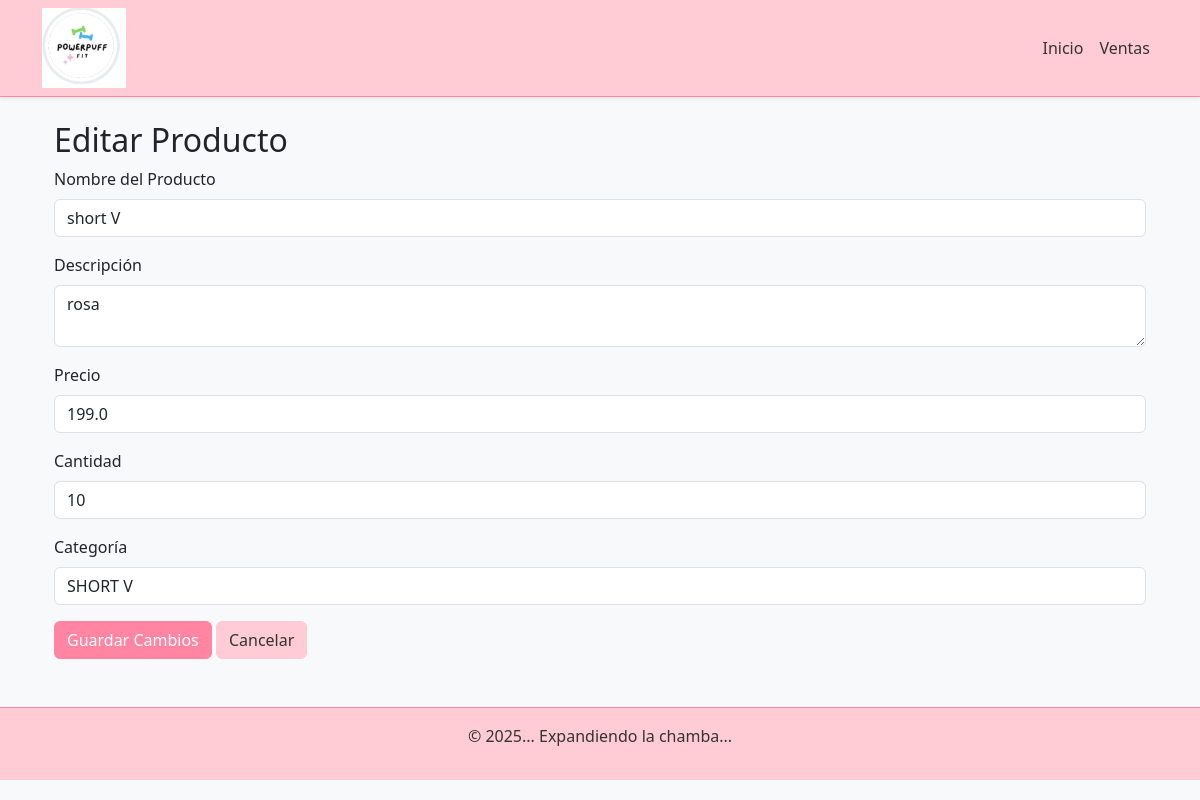
Before: /producto/editar/8 with the older database file.
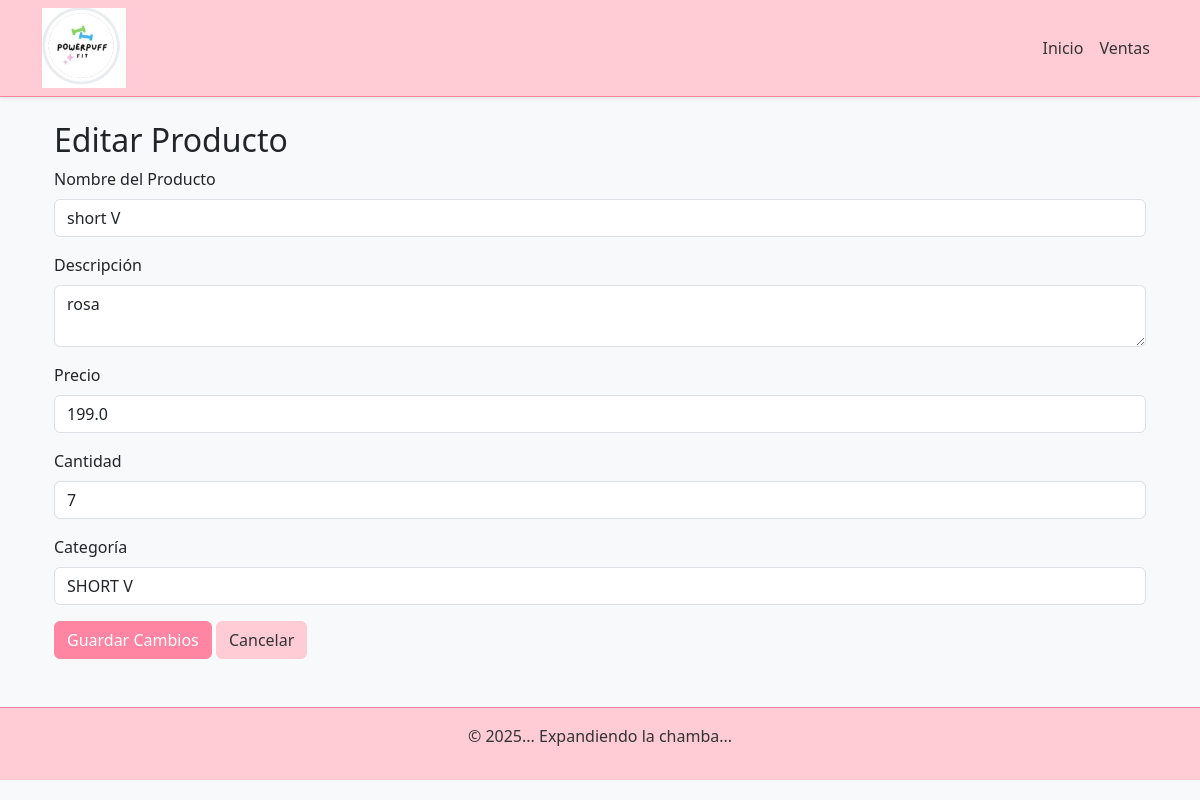
After: the same page with the newer database file.
### app/models.py (models this page shows, shortened)
class Producto(db.Model):
    id = db.Column(db.Integer, primary_key=True)
    nombre = db.Column(db.String(100), nullable=False)
    descripcion = db.Column(db.String(200), nullable=False)
    precio = db.Column(db.Float, nullable=False)
    cantidad = db.Column(db.Integer, nullable=False)
    categoria = db.Column(db.String(100), nullable=False)
    activo = db.Column(db.Boolean, default=True)
    ventas = db.relationship('VentaProducto', back_populates='producto')

### app/routes.py (the view, shortened to what this page needs)
@routes.route('/producto/editar/<int:id>', methods=['GET', 'POST'])
def editar_producto(id):
    producto = Producto.query.get_or_404(id)
    return render_template('editar_producto.html', producto=producto, categorias=CATEGORIAS_PREDETERMINADAS)

### app/templates/editar_producto.html
{% extends "base.html" %}
{% block content %}
<div class="container mt-4">
    <h2>Editar Producto</h2>
    <form action="{{ url_for('routes.editar_producto', id=producto.id) }}" method="POST">
        <div class="mb-3">
            <label for="nombre" class="form-label">Nombre del Producto</label>
            <input type="text" class="form-control" id="nombre" name="nombre" value="{{ producto.nombre }}" required>
        </div>
        <div class="mb-3">
            <label for="descripcion" class="form-label">Descripción</label>
            <textarea class="form-control" id="descripcion" name="descripcion">{{ producto.descripcion }}</textarea>
        </div>
        <div class="mb-3">
            <label for="precio" class="form-label">Precio</label>
            <input type="number" class="form-control" id="precio" name="precio" value="{{ producto.precio }}" step="0.01" required>
        </div>
        <div class="mb-3">
            <label for="cantidad" class="form-label">Cantidad</label>
            <input type="number" class="form-control" id="cantidad" name="cantidad" value="{{ producto.cantidad }}" required>
        </div>
        <div class="mb-3">
            <label for="categoria" class="form-label">Categoría</label>
            <input type="text" class="form-control" id="categoria" name="categoria" value="{{ producto.categoria }}">
        </div>
        <div class="d-grid gap-2 d-md-block">
            <button type="submit" class="btn btn-primary">Guardar Cambios</button>
            <a href="{{ url_for('routes.index') }}" class="btn btn-secondary">Cancelar</a>
        </div>
    </form>
</div>
{% endblock %}

Changed rows visible on the page:
changed Producto "short V": cantidad "10" → "7"
